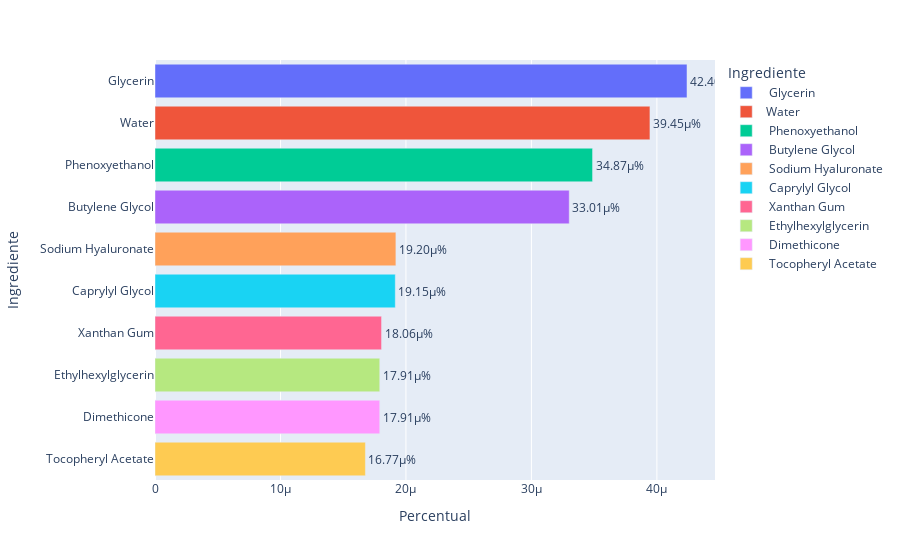

Notebook code for this chart:
### Code cell
# Distribuição da variável Ingrediente
percentual_ingrediente = df_ingredientes.value_counts('Ingredientes') / len(df_ingredientes) * 100
percentual_ingrediente = percentual_ingrediente.reset_index()
percentual_ingrediente.columns = ['Ingrediente', 'Percentual']
fig = px.bar(percentual_ingrediente.head(10), x='Percentual', y='Ingrediente', color='Ingrediente', text='Percentual' ,orientation='h')

# Atualizar o Plot para melhor visualizar os labels
fig.update_traces(texttemplate='%{text:.4s}%', textposition='outside')

fig.show()

### Figure 1 — Plotly figure (JSON) as saved in the notebook; plotly's stock layout.template omitted (floating-point values rounded to 4 significant figures)
{"data": [{"alignmentgroup": "True", "hovertemplate": "Ingrediente=%{y}<br>Percentual=%{text}<extra></extra>", "legendgroup": " Glycerin", "marker": {"color": "#636efa", "pattern": {"shape": ""}}, "name": " Glycerin", "offsetgroup": " Glycerin", "orientation": "h", "showlegend": true, "text": [4.24e-05], "textposition": "outside", "texttemplate": "%{text:.4s}%", "type": "bar", "x": [4.24e-05], "xaxis": "x", "y": [" Glycerin"], "yaxis": "y"}, {"alignmentgroup": "True", "hovertemplate": "Ingrediente=%{y}<br>Percentual=%{text}<extra></extra>", "legendgroup": "Water", "marker": {"color": "#EF553B", "pattern": {"shape": ""}}, "name": "Water", "offsetgroup": "Water", "orientation": "h", "showlegend": true, "text": [3.945e-05], "textposition": "outside", "texttemplate": "%{text:.4s}%", "type": "bar", "x": [3.945e-05], "xaxis": "x", "y": ["Water"], "yaxis": "y"}, {"alignmentgroup": "True", "hovertemplate": "Ingrediente=%{y}<br>Percentual=%{text}<extra></extra>", "legendgroup": " Phenoxyethanol", "marker": {"color": "#00cc96", "pattern": {"shape": ""}}, "name": " Phenoxyethanol", "offsetgroup": " Phenoxyethanol", "orientation": "h", "showlegend": true, "text": [3.487e-05], "textposition": "outside", "texttemplate": "%{text:.4s}%", "type": "bar", "x": [3.487e-05], "xaxis": "x", "y": [" Phenoxyethanol"], "yaxis": "y"}, {"alignmentgroup": "True", "hovertemplate": "Ingrediente=%{y}<br>Percentual=%{text}<extra></extra>", "legendgroup": " Butylene Glycol", "marker": {"color": "#ab63fa", "pattern": {"shape": ""}}, "name": " Butylene Glycol", "offsetgroup": " Butylene Glycol", "orientation": "h", "showlegend": true, "text": [3.301e-05], "textposition": "outside", "texttemplate": "%{text:.4s}%", "type": "bar", "x": [3.301e-05], "xaxis": "x", "y": [" Butylene Glycol"], "yaxis": "y"}, {"alignmentgroup": "True", "hovertemplate": "Ingrediente=%{y}<br>Percentual=%{text}<extra></extra>", "legendgroup": " Sodium Hyaluronate", "marker": {"color": "#FFA15A", "pattern": {"shape": ""}}, "name": " Sodium Hyaluronate", "offsetgroup": " Sodium Hyaluronate", "orientation": "h", "showlegend": true, "text": [1.92e-05], "textposition": "outside", "texttemplate": "%{text:.4s}%", "type": "bar", "x": [1.92e-05], "xaxis": "x", "y": [" Sodium Hyaluronate"], "yaxis": "y"}, {"alignmentgroup": "True", "hovertemplate": "Ingrediente=%{y}<br>Percentual=%{text}<extra></extra>", "legendgroup": " Caprylyl Glycol", "marker": {"color": "#19d3f3", "pattern": {"shape": ""}}, "name": " Caprylyl Glycol", "offsetgroup": " Caprylyl Glycol", "orientation": "h", "showlegend": true, "text": [1.915e-05], "textposition": "outside", "texttemplate": "%{text:.4s}%", "type": "bar", "x": [1.915e-05], "xaxis": "x", "y": [" Caprylyl Glycol"], "yaxis": "y"}, {"alignmentgroup": "True", "hovertemplate": "Ingrediente=%{y}<br>Percentual=%{text}<extra></extra>", "legendgroup": " Xanthan Gum", "marker": {"color": "#FF6692", "pattern": {"shape": ""}}, "name": " Xanthan Gum", "offsetgroup": " Xanthan Gum", "orientation": "h", "showlegend": true, "text": [1.806e-05], "textposition": "outside", "texttemplate": "%{text:.4s}%", "type": "bar", "x": [1.806e-05], "xaxis": "x", "y": [" Xanthan Gum"], "yaxis": "y"}, {"alignmentgroup": "True", "hovertemplate": "Ingrediente=%{y}<br>Percentual=%{text}<extra></extra>", "legendgroup": " Ethylhexylglycerin", "marker": {"color": "#B6E880", "pattern": {"shape": ""}}, "name": " Ethylhexylglycerin", "offsetgroup": " Ethylhexylglycerin", "orientation": "h", "showlegend": true, "text": [1.791e-05], "textposition": "outside", "texttemplate": "%{text:.4s}%", "type": "bar", "x": [1.791e-05], "xaxis": "x", "y": [" Ethylhexylglycerin"], "yaxis": "y"}, {"alignmentgroup": "True", "hovertemplate": "Ingrediente=%{y}<br>Percentual=%{text}<extra></extra>", "legendgroup": " Dimethicone", "marker": {"color": "#FF97FF", "pattern": {"shape": ""}}, "name": " Dimethicone", "offsetgroup": " Dimethicone", "orientation": "h", "showlegend": true, "text": [1.791e-05], "textposition": "outside", "texttemplate": "%{text:.4s}%", "type": "bar", "x": [1.791e-05], "xaxis": "x", "y": [" Dimethicone"], "yaxis": "y"}, {"alignmentgroup": "True", "hovertemplate": "Ingrediente=%{y}<br>Percentual=%{text}<extra></extra>", "legendgroup": " Tocopheryl Acetate", "marker": {"color": "#FECB52", "pattern": {"shape": ""}}, "name": " Tocopheryl Acetate", "offsetgroup": " Tocopheryl Acetate", "orientation": "h", "showlegend": true, "text": [1.677e-05], "textposition": "outside", "texttemplate": "%{text:.4s}%", "type": "bar", "x": [1.677e-05], "xaxis": "x", "y": [" Tocopheryl Acetate"], "yaxis": "y"}], "layout": {"barmode": "relative", "legend": {"title": {"text": "Ingrediente"}, "tracegroupgap": 0}, "margin": {"t": 60}, "xaxis": {"anchor": "y", "domain": [0, 1], "title": {"text": "Percentual"}}, "yaxis": {"anchor": "x", "categoryarray": [" Tocopheryl Acetate", " Dimethicone", " Ethylhexylglycerin", " Xanthan Gum", " Caprylyl Glycol", " Sodium Hyaluronate", " Butylene Glycol", " Phenoxyethanol", "Water", " Glycerin"], "categoryorder": "array", "domain": [0, 1], "title": {"text": "Ingrediente"}}}}
